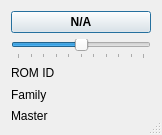
<?xml version="1.0" encoding="UTF-8"?>
<ui version="4.0">
 <class>valveecogestui</class>
 <widget class="QDialog" name="valveecogestui">
  <property name="windowModality">
   <enum>Qt::NonModal</enum>
  </property>
  <property name="geometry">
   <rect>
    <x>0</x>
    <y>0</y>
    <width>162</width>
    <height>135</height>
   </rect>
  </property>
  <property name="focusPolicy">
   <enum>Qt::StrongFocus</enum>
  </property>
  <property name="windowTitle">
   <string>Valve</string>
  </property>
  <property name="windowIcon">
   <iconset resource="../onewire.qrc">
    <normaloff>:/images/images/kfm_home.png</normaloff>:/images/images/kfm_home.png</iconset>
  </property>
  <property name="sizeGripEnabled">
   <bool>true</bool>
  </property>
  <property name="modal">
   <bool>false</bool>
  </property>
  <layout class="QGridLayout" name="gridLayout">
   <item row="0" column="0">
    <widget class="QPushButton" name="valueui">
     <property name="font">
      <font>
       <weight>75</weight>
       <bold>true</bold>
      </font>
     </property>
     <property name="text">
      <string>N/A</string>
     </property>
    </widget>
   </item>
   <item row="2" column="0">
    <widget class="QLabel" name="labelromid">
     <property name="sizePolicy">
      <sizepolicy hsizetype="Preferred" vsizetype="Preferred">
       <horstretch>1</horstretch>
       <verstretch>0</verstretch>
      </sizepolicy>
     </property>
     <property name="text">
      <string>ROM ID</string>
     </property>
    </widget>
   </item>
   <item row="3" column="0">
    <widget class="QLabel" name="labelfamily">
     <property name="sizePolicy">
      <sizepolicy hsizetype="Preferred" vsizetype="Preferred">
       <horstretch>1</horstretch>
       <verstretch>0</verstretch>
      </sizepolicy>
     </property>
     <property name="text">
      <string>Family</string>
     </property>
    </widget>
   </item>
   <item row="4" column="0">
    <widget class="QLabel" name="labelmaster">
     <property name="sizePolicy">
      <sizepolicy hsizetype="Preferred" vsizetype="Preferred">
       <horstretch>1</horstretch>
       <verstretch>0</verstretch>
      </sizepolicy>
     </property>
     <property name="text">
      <string>Master</string>
     </property>
    </widget>
   </item>
   <item row="1" column="0">
    <widget class="QSlider" name="horizontalSlider">
     <property name="enabled">
      <bool>true</bool>
     </property>
     <property name="maximum">
      <number>100</number>
     </property>
     <property name="singleStep">
      <number>10</number>
     </property>
     <property name="value">
      <number>50</number>
     </property>
     <property name="tracking">
      <bool>false</bool>
     </property>
     <property name="orientation">
      <enum>Qt::Horizontal</enum>
     </property>
     <property name="invertedAppearance">
      <bool>false</bool>
     </property>
     <property name="invertedControls">
      <bool>false</bool>
     </property>
     <property name="tickPosition">
      <enum>QSlider::TicksBelow</enum>
     </property>
     <property name="tickInterval">
      <number>10</number>
     </property>
    </widget>
   </item>
  </layout>
 </widget>
 <resources>
  <include location="../onewire.qrc"/>
  <include location="../onewire.qrc"/>
 </resources>
 <connections/>
</ui>
